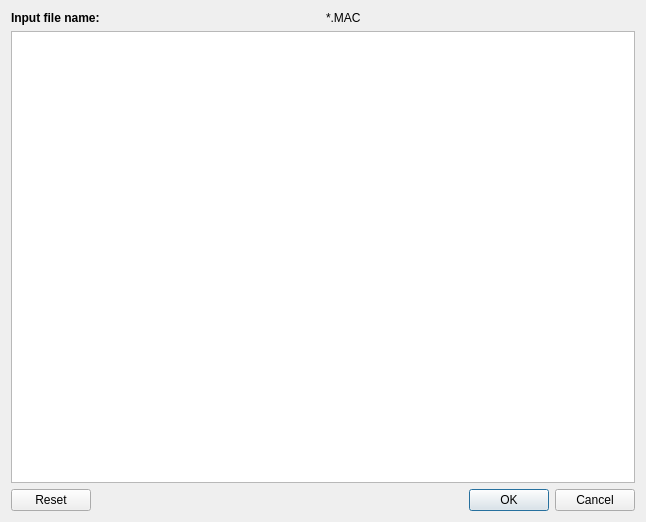
<?xml version="1.0" encoding="UTF-8"?>
<ui version="4.0">
 <class>Dialog</class>
 <widget class="QDialog" name="Dialog">
  <property name="geometry">
   <rect>
    <x>0</x>
    <y>0</y>
    <width>646</width>
    <height>522</height>
   </rect>
  </property>
  <property name="windowTitle">
   <string>Edit NASMAT input deck...</string>
  </property>
  <layout class="QVBoxLayout" name="verticalLayout_2">
   <item>
    <layout class="QVBoxLayout" name="verticalLayout">
     <item>
      <layout class="QHBoxLayout" name="horizontalLayout">
       <item>
        <widget class="QLabel" name="label_input">
         <property name="font">
          <font>
           <weight>75</weight>
           <bold>true</bold>
          </font>
         </property>
         <property name="text">
          <string>Input file name:</string>
         </property>
        </widget>
       </item>
       <item>
        <widget class="QLabel" name="label_macname">
         <property name="text">
          <string>*.MAC</string>
         </property>
        </widget>
       </item>
      </layout>
     </item>
     <item>
      <widget class="QTextEdit" name="textEdit"/>
     </item>
     <item>
      <layout class="QHBoxLayout" name="horizontalLayout_2">
       <item>
        <widget class="QPushButton" name="pushButton_reset">
         <property name="toolTip">
          <string>Reset text to original values</string>
         </property>
         <property name="text">
          <string>Reset</string>
         </property>
        </widget>
       </item>
       <item>
        <spacer name="horizontalSpacer">
         <property name="orientation">
          <enum>Qt::Horizontal</enum>
         </property>
         <property name="sizeHint" stdset="0">
          <size>
           <width>198</width>
           <height>20</height>
          </size>
         </property>
        </spacer>
       </item>
       <item>
        <widget class="QDialogButtonBox" name="buttonBox">
         <property name="orientation">
          <enum>Qt::Horizontal</enum>
         </property>
         <property name="standardButtons">
          <set>QDialogButtonBox::Cancel|QDialogButtonBox::Ok</set>
         </property>
        </widget>
       </item>
      </layout>
     </item>
    </layout>
   </item>
  </layout>
 </widget>
 <resources/>
 <connections>
  <connection>
   <sender>buttonBox</sender>
   <signal>accepted()</signal>
   <receiver>Dialog</receiver>
   <slot>accept()</slot>
   <hints>
    <hint type="sourcelabel">
     <x>248</x>
     <y>254</y>
    </hint>
    <hint type="destinationlabel">
     <x>157</x>
     <y>274</y>
    </hint>
   </hints>
  </connection>
  <connection>
   <sender>buttonBox</sender>
   <signal>rejected()</signal>
   <receiver>Dialog</receiver>
   <slot>reject()</slot>
   <hints>
    <hint type="sourcelabel">
     <x>316</x>
     <y>260</y>
    </hint>
    <hint type="destinationlabel">
     <x>286</x>
     <y>274</y>
    </hint>
   </hints>
  </connection>
  <connection>
   <sender>buttonBox</sender>
   <signal>accepted()</signal>
   <receiver>Dialog</receiver>
   <slot>get_text()</slot>
   <hints>
    <hint type="sourcelabel">
     <x>503</x>
     <y>506</y>
    </hint>
    <hint type="destinationlabel">
     <x>322</x>
     <y>260</y>
    </hint>
   </hints>
  </connection>
  <connection>
   <sender>pushButton_reset</sender>
   <signal>clicked()</signal>
   <receiver>Dialog</receiver>
   <slot>reset_text()</slot>
   <hints>
    <hint type="sourcelabel">
     <x>49</x>
     <y>506</y>
    </hint>
    <hint type="destinationlabel">
     <x>322</x>
     <y>260</y>
    </hint>
   </hints>
  </connection>
 </connections>
 <slots>
  <slot>get_text()</slot>
  <slot>reset_text()</slot>
 </slots>
</ui>
